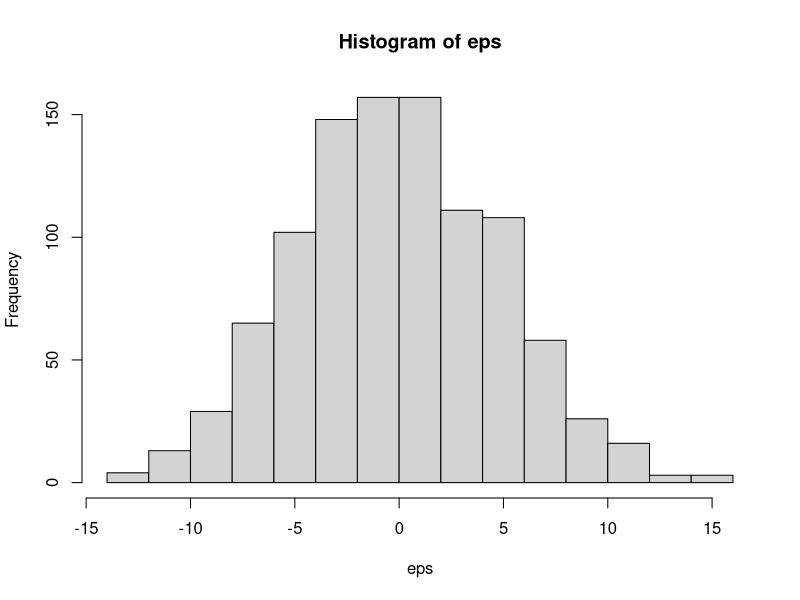
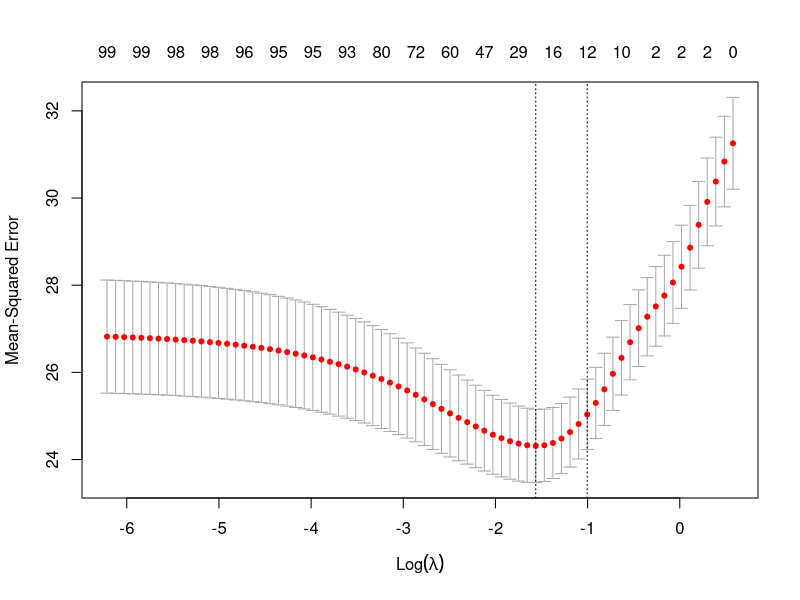
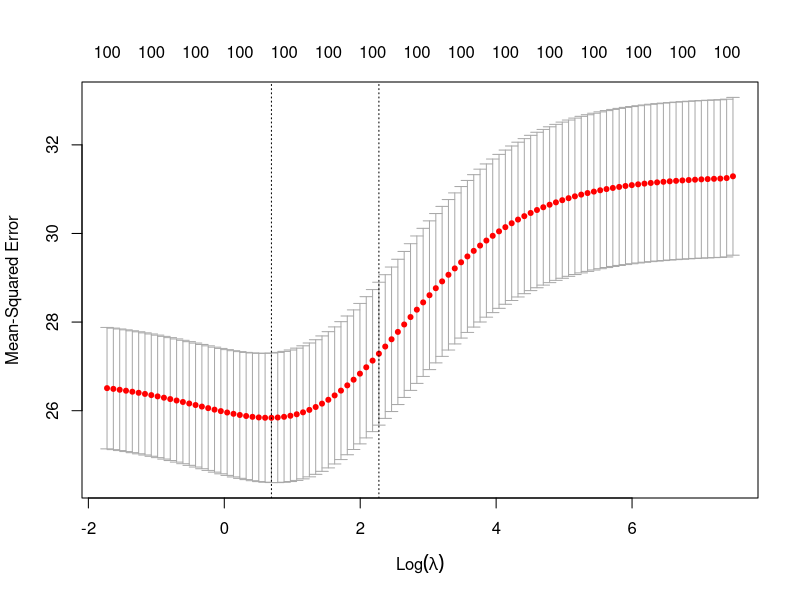
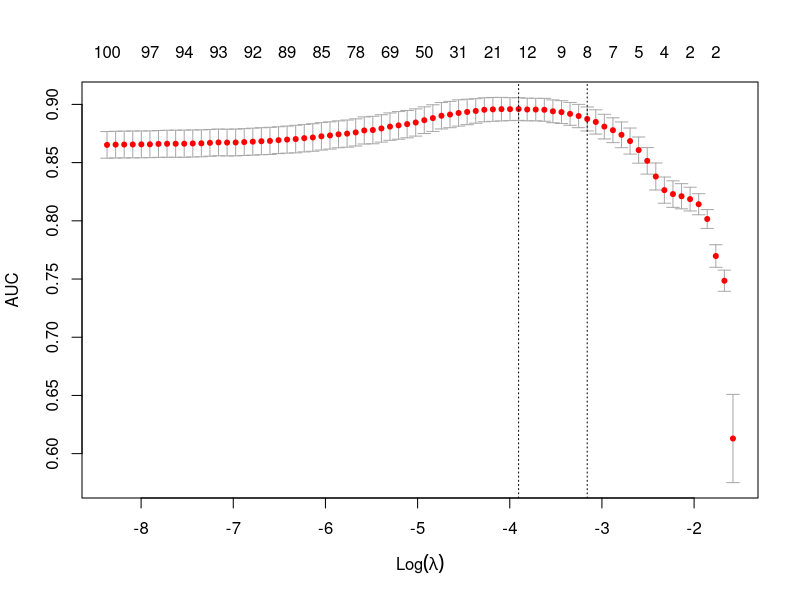
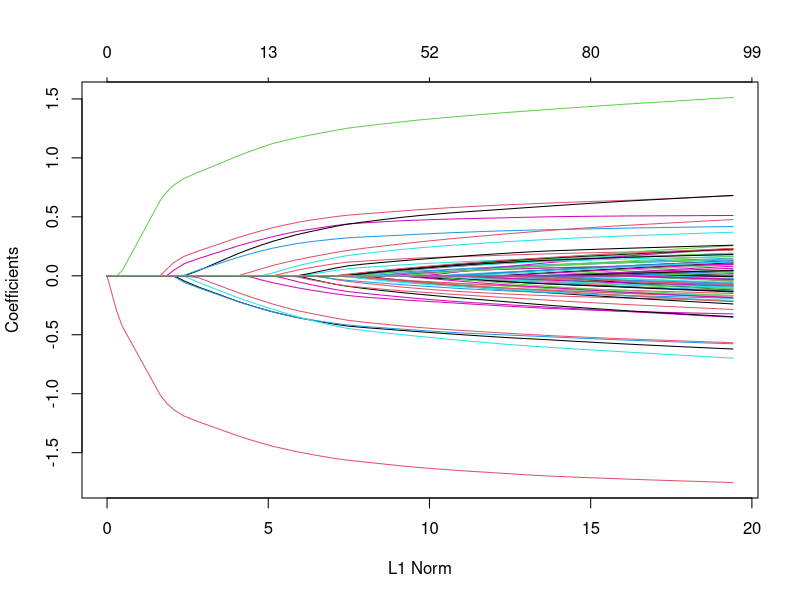

These charts were generated, in order, by the following R code:
library(glmnet)
set.seed(1010)
n=1000;p=100
nzc=trunc(p/10)

# define x as a bunch of random data
# NB: dim(x)=1000 x 100
x=matrix(rnorm(n*p),n,p)
# make a vector of lenght nzc (=10) of random #s
beta=rnorm(nzc)
# NB: %*% is matrix mult
fx= x[,seq(nzc)] %*% beta

# regression:
# ====
eps=rnorm(n)*5
hist(eps)
# define y
# y=drop(fx+eps)
y=fx+eps
# do cv curve and show coeffs (MAGIC)
# glmnet use L1 term (abs(Theta)) instead of L2 (L1=lasso)
# sparse
cvob1=cv.glmnet(x,y)
plot(cvob1)
coef(cvob1)

# run glmnet with L2
# non sparse 
cvob2=cv.glmnet(x,y,alpha=0)
plot(cvob2)
coef(cvob2)

# classification:
# ====
# now squish fx via logit
px=exp(fx)
px=px/(1+px)
# make a "binary"/"dichotomous" random variable
ly=rbinom(n=length(px),prob=px,size=1)
cvob3a=cv.glmnet(x,ly,family="binomial",type.measure="auc")
plot(cvob3a)
# regularization 
plot(glmnet(x,y))


